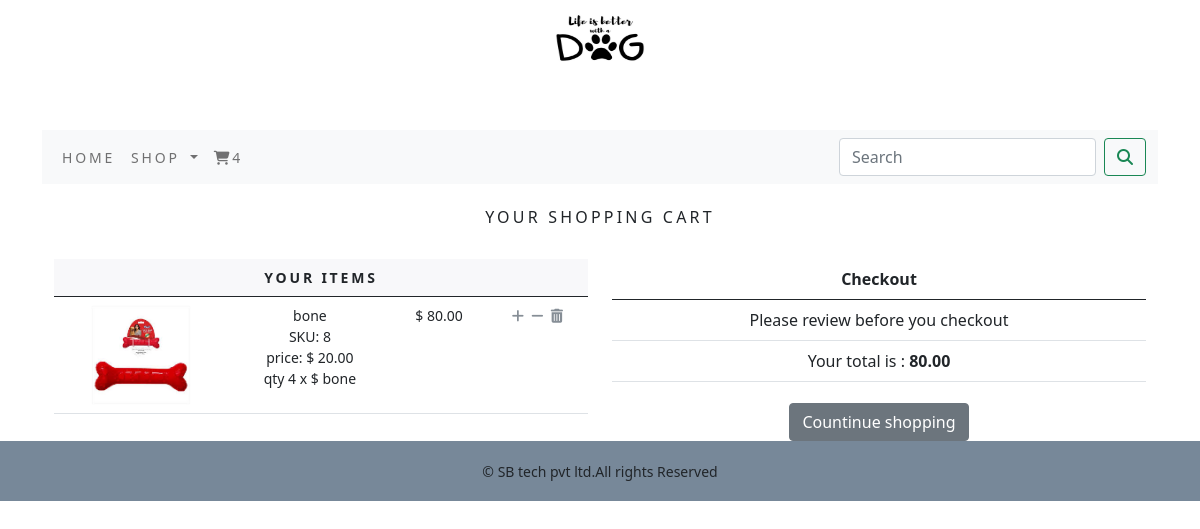
Page /cart/ on the committed database.
### cart/models.py (models this page shows)
class CartItem(models.Model):
    product=models.ForeignKey(Product,on_delete=models.CASCADE)
    cart=models.ForeignKey(Cart,on_delete=models.CASCADE,null=True,blank=True)
    quantity=models.IntegerField()
    active=models.BooleanField(default=True)
    class Meta:
        db_table='CartItem'
    def sub_total(self):
        return self.product.price * self.quantity
    def __str__(self):
        return '{}'.format (self.product)

### shop/models.py (models this page shows, shortened)
class Product(models.Model):
    name = models.CharField(max_length=250, unique=True)
    slug = models.SlugField(max_length=250, unique=True)
    description = models.TextField(blank=True)
    price=models.DecimalField(max_digits=10,decimal_places=2)
    category=models.ForeignKey(Category,on_delete=models.CASCADE)
    image=models.ImageField(upload_to='product',blank=True)
    stock=models.IntegerField()
    available=models.BooleanField(default=True)
    created=models.DateTimeField(auto_now_add=True)
    updated=models.DateTimeField(auto_now=True)
    class Meta:
        ordering=('name',)
        verbose_name='product'
        verbose_name_plural='products'
    def __str__(self):
        return  '{}'.format(self.name)

### cart/views.py (the view)
# urls.py: path('',views.cart_detail,name='cart_detail'),
def cart_detail(request,total=0,counter=0,cart_items=None):
    try:
        cart=Cart.objects.get(cart_id=_cart_id(request))
        cart_items=CartItem.objects.filter(cart=cart,active=True)
        for cart_item in cart_items:
            total+=(cart_item.product.price * cart_item.quantity)
            counter +=cart_item.quantity
    except ObjectDoesNotExist:
        pass
    return render(request,'cart.html',dict(cart_items=cart_items,total=total,counter=counter))

### cart/context_processors.py (called while the page is built)
def counter(request):
    item_count=0
    if 'admin' in request.path:
        return  {}
    else:
        try:
            cart=Cart.objects.filter(cart_id=_cart_id(request))
            cart_items=CartItem.objects.all().filter(cart=cart[:1])
            for cart_item in cart_items:
                item_count += cart_item.quantity
        except:
            item_count=0
    return dict(item_count=item_count)

### cart/views.py (called while the page is built)
def _cart_id(request):
    cart=request.session.session_key
    if not cart:
        cart=request.session.create()
        return cart

### shop/context_processors.py (called while the page is built)
def menu_links(request):
    links=Category.objects.all()
    return dict(links=links)

### shop/models.py (called while the page is built)
    def  get_url(self):
        return reverse('shop:products_by_category',args=[self.slug])

### templates/cart.html (shortened to what this page needs)
{% extends 'base.html' %}
{% load static %}
{% block content %}
{% if not cart_items %}
<div>
    <div class="text-center">
        <br>
        <h1 class="text-center my_title">
            Your shopping cart is empty
        </h1>
        <br>
        <p class="text-center">
            Please Click <a href="{% url 'allProdCat' %}">Here</a> to continue shopping.
        </p>
    </div>
</div>
{% else %}
<div>
    <div class="text-center">
        <br>
        <h1 class="text-center my_title">
            Your Shopping Cart
        </h1>
<br>
    </div>
</div>
<div class="row mx-auto">
    <div class="col-12 col-sm-12 col-md-12 col-lg-6 text-center">
        <table class="table my_Custom_table">
            <thead class="my_custom_thead">
            <tr>
                <th colspan="5">
                    Your Items
                </th>
            </tr>
            </thead>
            <tbody>
            {% for cart_item in cart_items %}
            <tr>
                <td>
                    <a href="cart_item.product.get_absolute_url"><img src="{{cart_item.product.image.url}}" alt="" style="width:100px;height:100px;" class="float-left rounded custom_image"></a>
                </td>
                <td class="text-left">
                    {{cart_item.product.name}}
                    <br>
                    SKU: {{cart_item.product.id}}
                    <br>
                    price: $ {{cart_item.product.price}}
                    <br>
                    qty {{cart_item.quantity}} x $ {{cart_item}}
                </td>
                <td>
                     $ {{cart_item.sub_total}}
                </td>
                {% if cart_item.quantity < cart_item.product.stock %}
                <td>
                    <a href="{% url 'cart:add_cart' cart_item.product.id %}" class="custom_a"><i class="fa fa-plus custom_icon"></i></a>
                     &nbsp;<a href="{% url 'cart:cart_remove' cart_item.product.id %}" class="custom_a"><i class="fa fa-minus custom_icon"></i></a>
                     &nbsp;<a href="{% url 'cart:full_remove' cart_item.product.id %}" class="custom_a"><i class="fa fa-trash custom_icon" ></i></a>
                </td>
                {% else %}
                <td>
                     &nbsp;<a href="{% url 'cart:cart_remove' cart_item.product.id %}" class="custom_a"><i class="fa fa-minus custom_icon"></i></a>
                     &nbsp;<a href="{% url 'cart:full_remove' cart_item.product.id %}" class="custom_a"><i class="fa fa-trash custom_icon" ></i></a>
                </td>
            </tr>
            {% endif %}
            </tbody>
        </table>
    </div>
    <div class="col-12 col-sm-12 col-md-12 col-lg-6 text-center">
        <table class="table my_custom_table">
            <thead class="my_custom_head">
            <tr>
                <th>
                    Checkout
                </th>
            </tr>
            </thead>
            <tbody>
            <tr>
                <td>
                    Please review before you checkout
                </td>
            </tr>
            <tr>
                <td class="text-left">
                    Your total is : <strong>{{ total }}</strong>
                </td>
            </tr>
            </tbody>
        </table>
        <div class="mx-auto">
            <a href="{% url 'allProdCat' %} " class="btn btn-secondary btn-block my_custom_button"> Countinue shopping</a>
        </div>
    </div>
</div>
{% endfor %}
{% endif %}
{% endblock %}

### static/css/custom.css (style rules this page uses)
.my_title { font-size:16px; text-transform:uppercase; letter-spacing:.2em; }
.my_Custom_table { min-width:400px; font-size:14px; }
.my_custom_thead { font-weight:normal; text-transform:uppercase; letter-spacing:.2em; background-color:#f8f8fa!important; }
.custom_a { text-decoration:none; }
.custom_icon { text-decoration:none; color:#868e96 !important; }
.my_custom_button { margin-top:5px; }

### rows in the picture
CartItem: product.image (picture), product.name "bone", product.id "8", product.price "20.00", quantity "4", sub_total "80.00", total "80.00"

### other values in the picture
{{ item_count }} "4"
